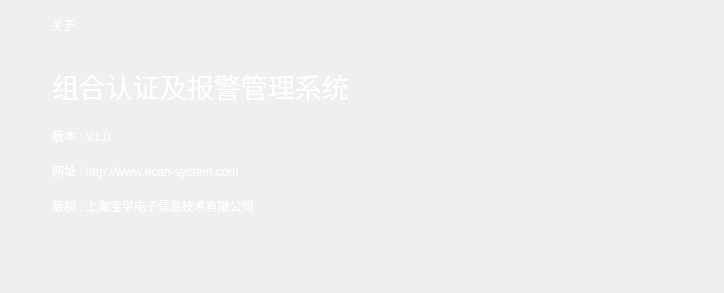
<?xml version="1.0" encoding="UTF-8"?>
<ui version="4.0">
 <class>frmAbout</class>
 <widget class="QDialog" name="frmAbout">
  <property name="geometry">
   <rect>
    <x>0</x>
    <y>0</y>
    <width>724</width>
    <height>293</height>
   </rect>
  </property>
  <property name="styleSheet">
   <string notr="true"/>
  </property>
  <layout class="QVBoxLayout" name="verticalLayout">
   <property name="spacing">
    <number>0</number>
   </property>
   <property name="leftMargin">
    <number>0</number>
   </property>
   <property name="topMargin">
    <number>0</number>
   </property>
   <property name="rightMargin">
    <number>0</number>
   </property>
   <property name="bottomMargin">
    <number>0</number>
   </property>
   <item>
    <widget class="QWidget" name="widget_about" native="true">
     <property name="styleSheet">
      <string notr="true">QWidget#widget_about{
border:0px solid #FF0000;
border-radius:5px;
background-image: url(:/banner/about.png);
}
QLabel,QPushButton{
color: rgb(255, 255, 255);
border-radius:5px;
}</string>
     </property>
     <widget class="QLabel" name="lab_Title">
      <property name="geometry">
       <rect>
        <x>50</x>
        <y>9</y>
        <width>281</width>
        <height>31</height>
       </rect>
      </property>
      <property name="styleSheet">
       <string notr="true">font: 75 italic;</string>
      </property>
      <property name="text">
       <string>关于</string>
      </property>
     </widget>
     <widget class="QLabel" name="labHttp">
      <property name="geometry">
       <rect>
        <x>52</x>
        <y>155</y>
        <width>301</width>
        <height>31</height>
       </rect>
      </property>
      <property name="text">
       <string>网址 : http://www.ecan-system.com</string>
      </property>
      <property name="openExternalLinks">
       <bool>true</bool>
      </property>
     </widget>
     <widget class="QLabel" name="labTitle">
      <property name="geometry">
       <rect>
        <x>52</x>
        <y>60</y>
        <width>401</width>
        <height>51</height>
       </rect>
      </property>
      <property name="styleSheet">
       <string notr="true">font: 20pt;</string>
      </property>
      <property name="text">
       <string>组合认证及报警管理系统</string>
      </property>
     </widget>
     <widget class="QLabel" name="labAuthor">
      <property name="geometry">
       <rect>
        <x>52</x>
        <y>190</y>
        <width>301</width>
        <height>31</height>
       </rect>
      </property>
      <property name="text">
       <string>版权 : 上海宝学电子信息技术有限公司</string>
      </property>
     </widget>
     <widget class="QLabel" name="lab_Ico">
      <property name="geometry">
       <rect>
        <x>12</x>
        <y>9</y>
        <width>31</width>
        <height>30</height>
       </rect>
      </property>
      <property name="sizePolicy">
       <sizepolicy hsizetype="Minimum" vsizetype="Preferred">
        <horstretch>0</horstretch>
        <verstretch>0</verstretch>
       </sizepolicy>
      </property>
      <property name="minimumSize">
       <size>
        <width>31</width>
        <height>0</height>
       </size>
      </property>
      <property name="text">
       <string/>
      </property>
      <property name="alignment">
       <set>Qt::AlignCenter</set>
      </property>
     </widget>
     <widget class="QLabel" name="labVesion">
      <property name="geometry">
       <rect>
        <x>52</x>
        <y>120</y>
        <width>301</width>
        <height>31</height>
       </rect>
      </property>
      <property name="text">
       <string>版本 : V1.0</string>
      </property>
     </widget>
     <widget class="QPushButton" name="btnMenu_Close">
      <property name="geometry">
       <rect>
        <x>689</x>
        <y>2</y>
        <width>33</width>
        <height>30</height>
       </rect>
      </property>
      <property name="sizePolicy">
       <sizepolicy hsizetype="Minimum" vsizetype="Expanding">
        <horstretch>0</horstretch>
        <verstretch>0</verstretch>
       </sizepolicy>
      </property>
      <property name="cursor">
       <cursorShape>ArrowCursor</cursorShape>
      </property>
      <property name="focusPolicy">
       <enum>Qt::NoFocus</enum>
      </property>
      <property name="toolTip">
       <string>关闭</string>
      </property>
      <property name="styleSheet">
       <string notr="true"/>
      </property>
      <property name="text">
       <string/>
      </property>
      <property name="flat">
       <bool>true</bool>
      </property>
     </widget>
    </widget>
   </item>
  </layout>
 </widget>
 <resources/>
 <connections/>
</ui>
